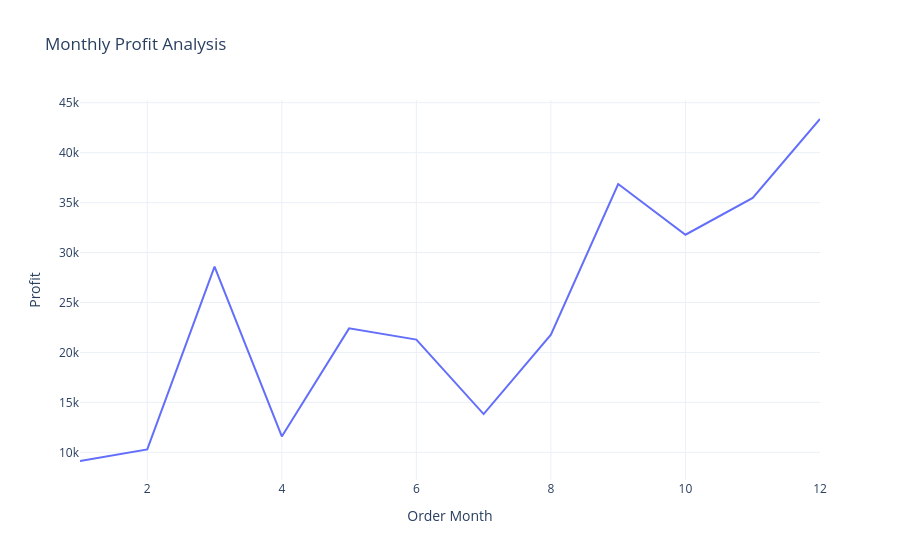

Notebook code cell kept with this figure:
### Code cell
fig = px.line(
    profit_by_month,
    x='Order Month',
    y='Profit',
    title='Monthly Profit Analysis'
)

fig.show()

### Figure 1 — Plotly figure (JSON) as saved in the notebook; plotly's stock layout.template omitted (floating-point values rounded to 4 significant figures)
{"data": [{"hovertemplate": "Order Month=%{x}<br>Profit=%{y}<extra></extra>", "legendgroup": "", "line": {"color": "#636efa", "dash": "solid"}, "marker": {"symbol": "circle"}, "mode": "lines", "name": "", "orientation": "v", "showlegend": false, "type": "scatter", "x": [1, 2, 3, 4, 5, 6, 7, 8, 9, 10, 11, 12], "xaxis": "x", "y": [9134.0, 10290.0, 28590.0, 11590.0, 22410.0, 21290.0, 13830.0, 21780.0, 36860.0, 31780.0, 35470.0, 43370.0], "yaxis": "y"}], "layout": {"legend": {"tracegroupgap": 0}, "title": {"text": "Monthly Profit Analysis"}, "xaxis": {"anchor": "y", "domain": [0, 1], "title": {"text": "Order Month"}}, "yaxis": {"anchor": "x", "domain": [0, 1], "title": {"text": "Profit"}}}}
